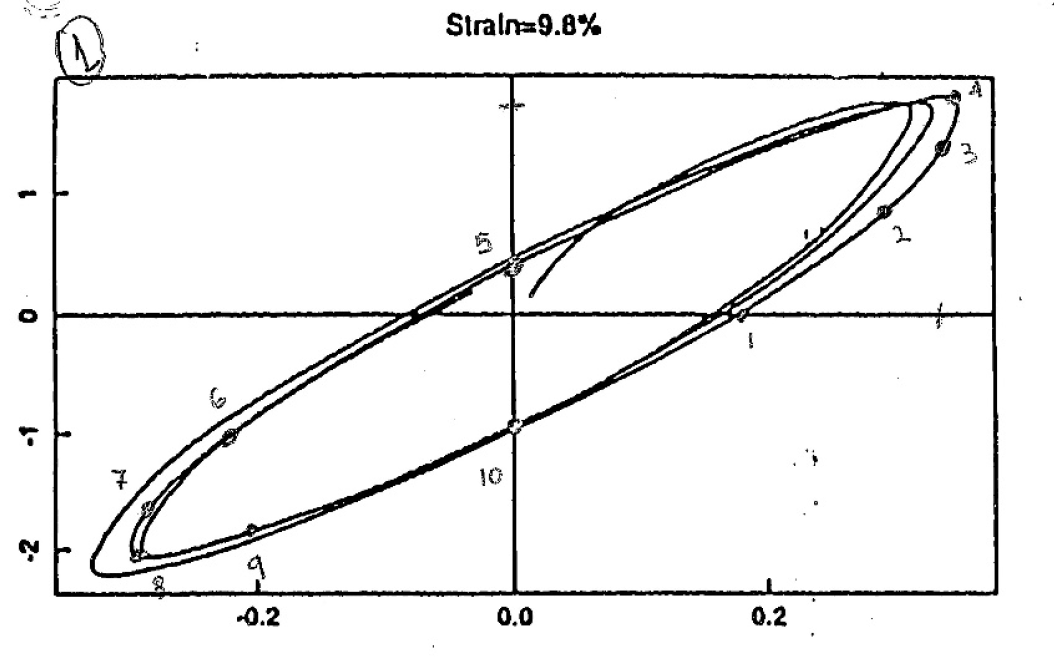
#> input picture CE223_EarthquakeProtectiveSystems/base_isolators_desgin/input_diagrams/strain10.png, 1054 x 661 px
$ python build_isolator_dashboard.py input_diagrams/strain10.png
#> lines starting #> are read from the running program, lines starting #| are printed output that depends on the picture; after the words box and inside, x2 and y2 are one past the last pixel; in counts of white or black regions, pixels touching at a corner belong together
### CE223_EarthquakeProtectiveSystems/base_isolators_desgin/isolator_curve_digitizer.py
from __future__ import annotations

from dataclasses import dataclass
from pathlib import Path
from typing import Tuple, Sequence

import numpy as np
from PIL import Image


@dataclass(frozen=True)
class AxisLimits:
    """
    Physical axis limits for a 2D plot.

    x corresponds to horizontal (displacement), y to vertical (force).
    """

    x_min: float
    x_max: float
    y_min: float
    y_max: float

    def as_tuple(self) -> Tuple[float, float, float, float]:
        return self.x_min, self.x_max, self.y_min, self.y_max


class IsolatorCurveDigitizer:
    """
    Digitizer for scanned isolator force–displacement plots.

    The workflow is:
    - Load a PNG image.
    - Detect the main plotting rectangle automatically using dark-pixel density.
    - Map dark pixels inside that rectangle to physical (x, y) coordinates
      using user-specified axis limits.
    - Optionally downsample or shuffle the resulting cloud of points.
    """

    def __init__(
        self,
        axis_limits: AxisLimits,
        *,
        dark_threshold: int | None = None,
        row_frac_threshold: float = 0.15,
        col_frac_threshold: float = 0.10,
        border_trim_pixels: int = 4,
        min_bin_density: int | None = None,
        min_component_area: int = 200,
    ) -> None:
        """
        Parameters
        ----------
        axis_limits:
            Physical axis limits of the plot.
        dark_threshold:
            Optional grayscale threshold (0–255). Pixels <= threshold are
            considered "ink". If None, a data-driven threshold is computed.
        row_frac_threshold, col_frac_threshold:
            Fractions of the maximum dark-pixel count used to decide which
            rows/columns belong to the plotting region.
        border_trim_pixels:
            Number of pixels to trim from each side of the detected plot
            rectangle to avoid axis/frame lines.
        min_bin_density:
            Optional minimum number of points per (x, y) histogram bin for an
            additional data-space filter. If None (default), that filter is
            disabled.
        min_component_area:
            Minimum number of pixels for a connected dark region in image
            space; smaller regions (digits, specks) are removed before mapping
            to (u, F).
        """
        self.axis_limits = axis_limits
        self.dark_threshold = dark_threshold
        self.row_frac_threshold = row_frac_threshold
        self.col_frac_threshold = col_frac_threshold
        self.border_trim_pixels = border_trim_pixels
        self.min_bin_density = min_bin_density
        self.min_component_area = min_component_area

    # Public API -----------------------------------------------------

    def digitize(
        self,
        image_path: str | Path,
        *,
        max_points: int | None = None,
        shuffle: bool = True,
        known_max_displacement: float | None = None,
    ) -> np.ndarray:
        """
        Digitize a force–displacement plot image into a cloud of (x, y) points.

        The curve's pixel bounding box is mapped to the physical axis limits, so the
        leftmost/rightmost (and top/bottom) curve pixels get exactly axis_min/axis_max.
        This avoids underestimating U0/P0 when the curve does not reach the plot edges.

        Parameters
        ----------
        image_path:
            Path to the PNG image.
        max_points:
            Optional maximum number of points to return. If not None and the
            detected pixel cloud is larger, points are randomly subsampled.
        shuffle:
            If True, shuffle point order before optional subsampling.

        Returns
        -------
        points:
            Array of shape (N, 2) with columns [x, y] in physical units.
        """
        image_path = Path(image_path)
        gray = _load_grayscale(image_path)

        dark_mask = self._compute_dark_mask(gray)
        y0, y1, x0, x1 = self._detect_plot_rectangle(dark_mask)

        # Apply border trim to avoid axes/frame lines.
        y0 = max(y0 + self.border_trim_pixels, 0)
        y1 = min(y1 - self.border_trim_pixels, dark_mask.shape[0] - 1)
        x0 = max(x0 + self.border_trim_pixels, 0)
        x1 = min(x1 - self.border_trim_pixels, dark_mask.shape[1] - 1)
        if y1 <= y0 or x1 <= x0:
            raise RuntimeError("Plot rectangle collapsed after border trimming.")

        cropped_mask = dark_mask[y0 : y1 + 1, x0 : x1 + 1]

        # Suppress axis lines (rows/cols with very high dark density)
        cropped_mask = _suppress_axes(cropped_mask)
        # Remove small connected components (digits, specks) in image space
        cropped_mask = _remove_small_components(cropped_mask, self.min_component_area)

        ys, xs = np.nonzero(cropped_mask)
        if xs.size == 0:
            raise RuntimeError(f"No dark pixels detected inside plot for {image_path}")

        # Map pixel coordinates to physical coordinates.
        width = x1 - x0
        height = y1 - y0
        x_min, x_max, y_min, y_max = self.axis_limits.as_tuple()

        # Use the curve's bounding box in pixels so the curve spans the full axis range.
        # Otherwise the curve often doesn't reach the plot edges (inner margin), and we
        # underestimate U0 / P0.
        xs_lo, xs_hi = int(xs.min()), int(xs.max())
        ys_lo, ys_hi = int(ys.min()), int(ys.max())
        span_x = xs_hi - xs_lo
        span_y = ys_hi - ys_lo
        if span_x < 1:
            span_x = 1
        if span_y < 1:
            span_y = 1

        x_data = x_min + (xs.astype(float) - xs_lo) / span_x * (x_max - x_min)
        # Image y increases downward; data y increases upward.
        y_data = y_max - (ys.astype(float) - ys_lo) / span_y * (y_max - y_min)

        pts = np.column_stack([x_data, y_data])

        # Optional global rescaling in x if a trusted maximum displacement is known.
        if known_max_displacement is not None:
            current_max = float(np.max(np.abs(pts[:, 0])))
            if current_max > 0.0:
                scale = float(known_max_displacement) / current_max
                pts[:, 0] *= scale

        if shuffle:
            rng = np.random.default_rng(seed=0)
            rng.shuffle(pts, axis=0)

        if max_points is not None and pts.shape[0] > max_points:
            pts = pts[:max_points]

        return pts

    # [28 lines left out: function digitize_to_csv, not called in this run]

    # Internal helpers -----------------------------------------------

    def _compute_dark_mask(self, gray: np.ndarray) -> np.ndarray:
        """Return boolean mask of where the image is considered 'ink'."""
        if self.dark_threshold is not None:
            thr = int(self.dark_threshold)
        else:
            # Data-driven threshold:
            # use a low percentile of intensities in the central band so that
            # only the darkest ink strokes (axes + curves) are selected.
            h, w = gray.shape
            h0, h1 = int(0.1 * h), int(0.9 * h)
            w0, w1 = int(0.1 * w), int(0.9 * w)
            central = gray[h0:h1, w0:w1]
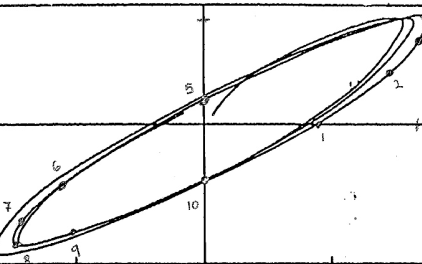
#> central: shape (528, 843) (shown at 1/2 size); min 0, max 255, mean 237
            thr = int(np.percentile(central, 5))
#> thr = 20
        return gray <= thr
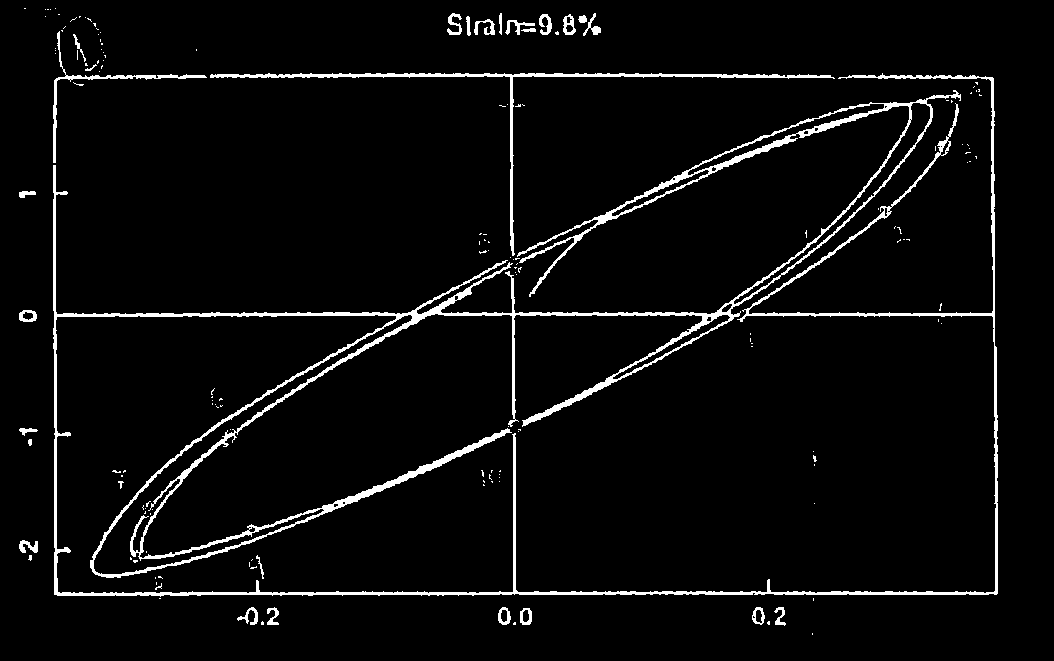
#> returned value: shape (661, 1054) bool; 4.3% white; 163 white regions (135 under 20 px), largest, box (x1, y1, x2, y2) and area: (53, 73, 998, 597) 23836, (210, 73, 835, 256) 2609, (53, 31, 207, 163) 827

    def _detect_plot_rectangle(self, dark_mask: np.ndarray) -> Tuple[int, int, int, int]:
        """
        Detect the axes rectangle by looking for contiguous bands of dark pixels.

        Returns
        -------
        (y0, y1, x0, x1) in pixel indices.
        """
        row_counts = dark_mask.sum(axis=1)
#> row_counts = 661 values, max 942 at index 593, min 0 at index 0, mean 45.84
        col_counts = dark_mask.sum(axis=0)
#> col_counts = 1054 values, max 518 at index 55, min 0 at index 0, mean 28.75
#> (the rest of the program and of its run is left out)
